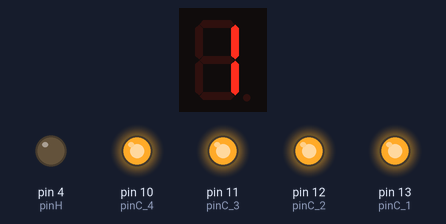
A sketch run on a simulated Arduino Uno, built with avr-gcc and run on an emulated ATmega328P. Shown: 1-digit seven-segment display, output pins drawn as LEDs (lit = HIGH). Wiring (inferred from the names in the program): 1-digit 7-segment display, segments lit when HIGH: segments pin 9, pin 7, pin 5, pin 3, pin 2, pin 8, pin 6. The segment pins are drawn as the display they are named for; pins used as bus, display or sensor lines are not drawn.

Above: at 0.2 s.
At 7.05 s:
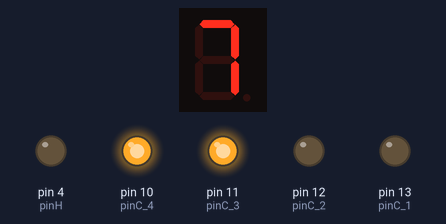
At 15.05 s:
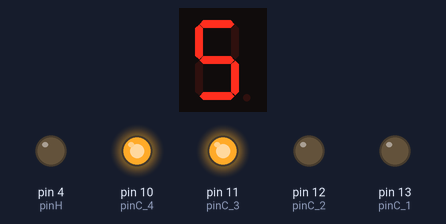
At 30.2 s:
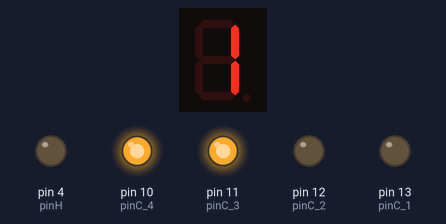
Timing chart, 0 to 31.7 s (numbered marks = the images above):
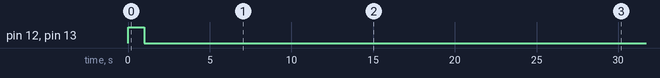

Measured:
- by itself, pin 12 (pinC_2), pin 13 (pinC_1): HIGH → LOW at 1.0 s
- what the display in image 0 shows lasts 1.9 s, from 0.1 s to 2.0 s

The sketch:

cronometro_4cifre_7segmenti.ino
```cpp
/*
 * Cronometro con display 4 cifre 7 segmenti
 * e 2 pulsanti
 */
//pin gestione cifre
byte pinC_1 = 13;
byte pinC_2 = 12;
byte pinC_3 = 11;
byte pinC_4 = 10;

//pin gestione segmenti
byte pinA = 9;
byte pinB = 7;
byte pinC = 5;
byte pinD = 3;
byte pinE = 2;
byte pinF = 8;
byte pinG = 6;
byte pinH = 4;

//variabile contatore cifra
int n_cifra = 0;

//variabili contatore numero
int unita = -1;
int decine = -1;
int centinaia = -1;
int migliaia = -1;

//funzioni per scrivere i numeri decimali sul display
void ZERO(){
  digitalWrite(pinA, HIGH);
  digitalWrite(pinB, HIGH);
  digitalWrite(pinC, HIGH);
  digitalWrite(pinD, HIGH);
  digitalWrite(pinE, HIGH);
  digitalWrite(pinF, HIGH);
  digitalWrite(pinG, LOW);
  digitalWrite(pinH, LOW);
}

void UNO(){
  digitalWrite(pinA, LOW);
  digitalWrite(pinB, HIGH);
  digitalWrite(pinC, HIGH);
  digitalWrite(pinD, LOW);
  digitalWrite(pinE, LOW);
  digitalWrite(pinF, LOW);
  digitalWrite(pinG, LOW);
  digitalWrite(pinH, LOW);
}

void DUE(){
  digitalWrite(pinA, HIGH);
  digitalWrite(pinB, HIGH);
  digitalWrite(pinC, LOW);
  digitalWrite(pinD, HIGH);
  digitalWrite(pinE, HIGH);
  digitalWrite(pinF, LOW);
  digitalWrite(pinG, HIGH);
  digitalWrite(pinH, LOW);
}

void TRE(){
  digitalWrite(pinA, HIGH);
  digitalWrite(pinB, HIGH);
  digitalWrite(pinC, HIGH);
  digitalWrite(pinD, HIGH);
  digitalWrite(pinE, LOW);
  digitalWrite(pinF, LOW);
  digitalWrite(pinG, HIGH);
  digitalWrite(pinH, LOW);
}

void QUATTRO(){
  digitalWrite(pinA, LOW);
  digitalWrite(pinB, HIGH);
  digitalWrite(pinC, HIGH);
  digitalWrite(pinD, LOW);
  digitalWrite(pinE, LOW);
  digitalWrite(pinF, HIGH);
  digitalWrite(pinG, HIGH);
  digitalWrite(pinH, LOW);
}

void CINQUE(){
  digitalWrite(pinA, HIGH);
  digitalWrite(pinB, LOW);
  digitalWrite(pinC, HIGH);
  digitalWrite(pinD, HIGH);
  digitalWrite(pinE, LOW);
  digitalWrite(pinF, HIGH);
  digitalWrite(pinG, HIGH);
  digitalWrite(pinH, LOW);
}

void SEI(){
  digitalWrite(pinA, HIGH);
  digitalWrite(pinB, LOW);
  digitalWrite(pinC, HIGH);
  digitalWrite(pinD, HIGH);
  digitalWrite(pinE, HIGH);
  digitalWrite(pinF, HIGH);
  digitalWrite(pinG, HIGH);
  digitalWrite(pinH, LOW);
}

void SETTE(){
  digitalWrite(pinA, HIGH);
  digitalWrite(pinB, HIGH);
  digitalWrite(pinC, HIGH);
  digitalWrite(pinD, LOW);
  digitalWrite(pinE, LOW);
  digitalWrite(pinF, LOW);
  digitalWrite(pinG, LOW);
  digitalWrite(pinH, LOW);
}

void OTTO(){
  digitalWrite(pinA, HIGH);
  digitalWrite(pinB, HIGH);
  digitalWrite(pinC, HIGH);
  digitalWrite(pinD, HIGH);
  digitalWrite(pinE, HIGH);
  digitalWrite(pinF, HIGH);
  digitalWrite(pinG, HIGH);
  digitalWrite(pinH, LOW);
}

void NOVE(){
  digitalWrite(pinA, HIGH);
  digitalWrite(pinB, HIGH);
  digitalWrite(pinC, HIGH);
  digitalWrite(pinD, HIGH);
  digitalWrite(pinE, LOW);
  digitalWrite(pinF, HIGH);
  digitalWrite(pinG, HIGH);
  digitalWrite(pinH, LOW);
}

//spengo il display
void CLR(){
  digitalWrite(pinA, LOW);
  digitalWrite(pinB, LOW);
  digitalWrite(pinC, LOW);
  digitalWrite(pinD, LOW);
  digitalWrite(pinE, LOW);
  digitalWrite(pinF, LOW);
  digitalWrite(pinG, LOW);
  digitalWrite(pinH, LOW);
}

void attivazione_cifre(int unita, int decine, int centinaia, int migliaia){
  if(unita >= 0){
    digitalWrite(pinC_1, LOW);
  }
  if(decine >= 0){
    digitalWrite(pinC_2, LOW);
  }
  if(centinaia >= 0){
    digitalWrite(pinC_3, LOW);
  }
  if(migliaia >= 0){
    digitalWrite(pinC_4, LOW);
  }
}

void setup() {
  //inizializzo come uscite i pin del display
  pinMode(pinC_1, OUTPUT);
  pinMode(pinC_2, OUTPUT);
  pinMode(pinC_3, OUTPUT);
  pinMode(pinC_4, OUTPUT);
  pinMode(pinA, OUTPUT);
  pinMode(pinB, OUTPUT);
  pinMode(pinC, OUTPUT);
  pinMode(pinD, OUTPUT);
  pinMode(pinE, OUTPUT);
  pinMode(pinF, OUTPUT);
  pinMode(pinG, OUTPUT);
  pinMode(pinH, OUTPUT);
  //inizializzo il display in modalità OFF
  digitalWrite(pinC_1, HIGH);
  digitalWrite(pinC_2, HIGH);
  digitalWrite(pinC_3, HIGH);
  digitalWrite(pinC_4, HIGH);
  CLR();
}

void loop() {
  attivazione_cifre(unita, decine, centinaia, migliaia);
  unita++;
  if(unita == 0){
    ZERO();
    delay(100);
  }
  if(unita == 1){
    UNO();
    delay(100);
  }
  if(unita == 2){
    DUE();
    delay(100);
  }
  if(unita == 3){
    TRE();
    delay(100);
  }
  if(unita == 4){
    QUATTRO();
    delay(100);
  }
  if(unita == 5){
    CINQUE();
    delay(100);
  }
  if(unita == 6){
    SEI();
    delay(100);
  }
  if(unita == 7){
    SETTE();
    delay(100);
  }
  if(unita == 8){
    OTTO();
    delay(100);
  }
  if(unita == 9){
    NOVE();
    delay(100);
  }
  if(decine = 1){
    UNO();
    delay(100);
  }
  if(decine = 2){
    UNO();
    delay(100);
  }
  if(decine = 3){
    UNO();
    delay(100);
  }
  if(decine = 4){
    UNO();
    delay(100);
  }
  if(decine = 5){
    UNO();
    delay(100);
  }
  if(decine = 6){
    UNO();
    delay(100);
  }
  if(decine = 7){
    UNO();
    delay(100);
  }
  if(decine = 8){
    UNO();
    delay(100);
  }
  if(decine = 9){
    UNO();
    delay(100);
  }
  if(unita == 9 && decine == -1){
    decine = decine + 2;
    unita = -1;
  }
  else if(unita == 9 && decine != -1){
    decine++;
    unita = -1;
  }
}
```
